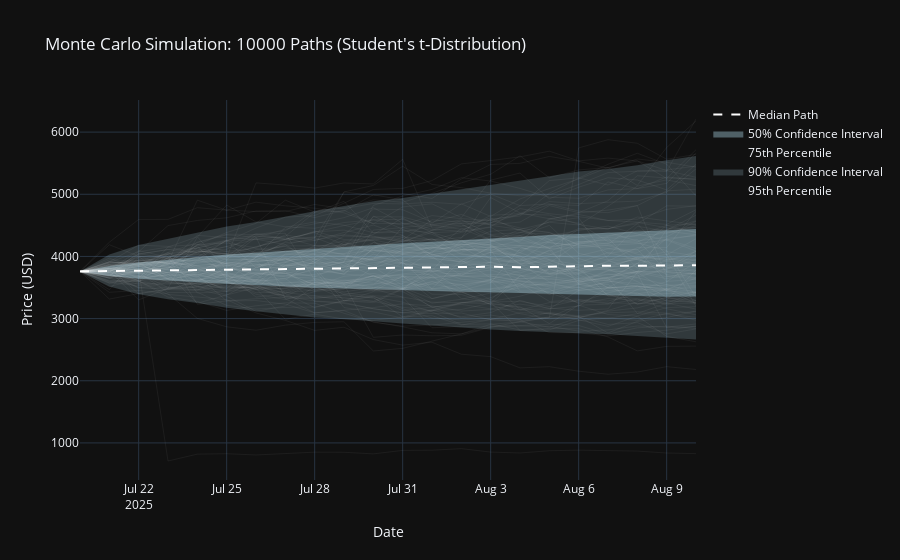

This figure's notebook cell:
### Markdown cell above
### Using a More Realistic Distribution: The Student's t-Distribution

Given the evidence of fat tails, a more robust approach is to replace the normal distribution in our Monte Carlo simulation with a **Student's t-distribution**. The t-distribution has an additional parameter, the **degrees of freedom (df)**, which controls the "thickness" of the tails. A lower `df` value results in fatter tails, making it better suited for modeling financial returns.

We will:
1.  Fit a t-distribution to our historical log returns to find the optimal parameters (`df`, `loc`, `scale`).
2.  Create a new Monte Carlo simulation engine that samples from this fitted t-distribution instead of the normal distribution.
3.  Re-run our analysis to see how the forecasts change.

### Code cell
def visualize_simulation_paths(paths, start_price, forecast_days, title_suffix=""):
    """
    Visualizes the Monte Carlo simulation results with a probability cone.
    """
    # Create a date range for the x-axis
    last_date = eth_data.index[-1]
    forecast_dates = pd.to_datetime([last_date + timedelta(days=i) for i in range(forecast_days + 1)])
    
    # Calculate percentiles for the probability cone
    p5 = np.percentile(paths, 5, axis=1)
    p25 = np.percentile(paths, 25, axis=1)
    p50 = np.percentile(paths, 50, axis=1) # Median
    p75 = np.percentile(paths, 75, axis=1)
    p95 = np.percentile(paths, 95, axis=1)
    
    fig = go.Figure()

    # Add percentile bands (the "cone")
    fig.add_trace(go.Scatter(
        x=forecast_dates, y=p95, mode='lines', line=dict(color='rgba(173, 216, 230, 0)'), name='95th Percentile'
    ))
    fig.add_trace(go.Scatter(
        x=forecast_dates, y=p5, mode='lines', line=dict(color='rgba(173, 216, 230, 0)'),
        fill='tonexty', fillcolor='rgba(173, 216, 230, 0.2)', name='90% Confidence Interval'
    ))
    fig.add_trace(go.Scatter(
        x=forecast_dates, y=p75, mode='lines', line=dict(color='rgba(173, 216, 230, 0)'), name='75th Percentile'
    ))
    fig.add_trace(go.Scatter(
        x=forecast_dates, y=p25, mode='lines', line=dict(color='rgba(173, 216, 230, 0)'),
        fill='tonexty', fillcolor='rgba(173, 216, 230, 0.4)', name='50% Confidence Interval'
    ))

    # Add the median path
    fig.add_trace(go.Scatter(
        x=forecast_dates, y=p50, mode='lines', line=dict(color='white', dash='dash'), name='Median Path'
    ))
    
    # Add a sample of simulated paths
    num_paths_to_plot = 100
    for i in range(num_paths_to_plot):
        fig.add_trace(go.Scatter(
            x=forecast_dates, y=paths[:, i], mode='lines',
            line=dict(width=0.5, color='rgba(255, 255, 255, 0.1)'),
            showlegend=False
        ))

    fig.update_layout(
        title=f'Monte Carlo Simulation: {SIMULATIONS} Paths ({title_suffix})',
        xaxis_title='Date',
        yaxis_title='Price (USD)',
        template='plotly_dark',
        showlegend=True
    )
    fig.show()

# --- Run New Simulation with t-distribution ---
print("\n⚙️ Running new simulation with Student's t-distribution...")
price_paths_t = run_monte_carlo_t_dist(START_PRICE, df, loc, scale, FORECAST_HORIZON_DAYS, SIMULATIONS)
print(f"✅ t-distribution simulation complete. Generated {price_paths_t.shape[1]:,} price paths.")

# --- Visualize the new paths ---
visualize_simulation_paths(price_paths_t, START_PRICE, FORECAST_HORIZON_DAYS, title_suffix="Student's t-Distribution")
